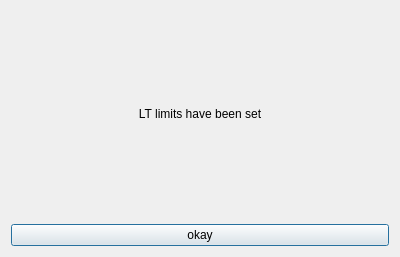
<?xml version="1.0" encoding="UTF-8"?>
<ui version="4.0">
 <class>Dialog_LT</class>
 <widget class="QDialog" name="Dialog_LT">
  <property name="geometry">
   <rect>
    <x>0</x>
    <y>0</y>
    <width>400</width>
    <height>257</height>
   </rect>
  </property>
  <property name="windowTitle">
   <string>LT limits changed</string>
  </property>
  <layout class="QVBoxLayout" name="verticalLayout_2">
   <item>
    <layout class="QVBoxLayout" name="verticalLayout">
     <item>
      <widget class="QLabel" name="label">
       <property name="text">
        <string>&lt;html&gt;&lt;head/&gt;&lt;body&gt;&lt;p align=&quot;center&quot;&gt;LT limits have been set&lt;/p&gt;&lt;/body&gt;&lt;/html&gt;</string>
       </property>
      </widget>
     </item>
     <item>
      <widget class="QPushButton" name="pushButton_okay">
       <property name="text">
        <string>okay</string>
       </property>
      </widget>
     </item>
    </layout>
   </item>
  </layout>
 </widget>
 <resources/>
 <connections/>
</ui>
